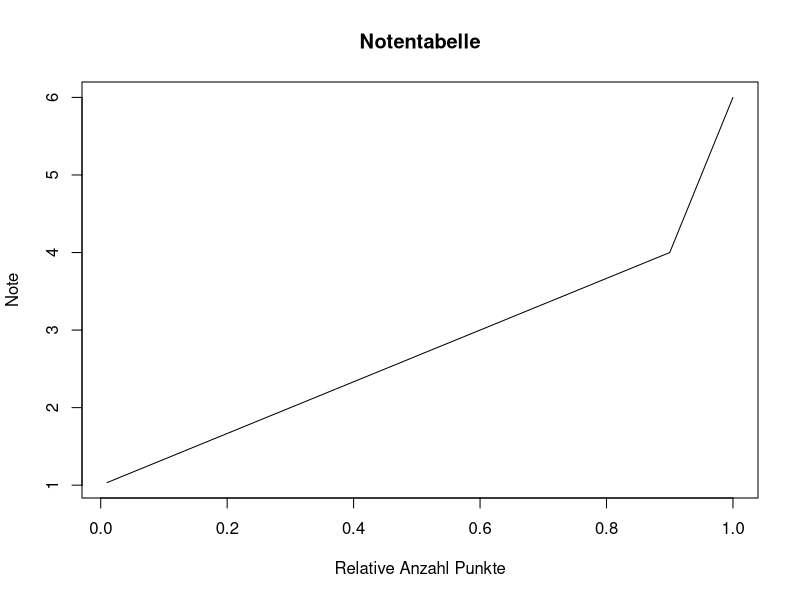
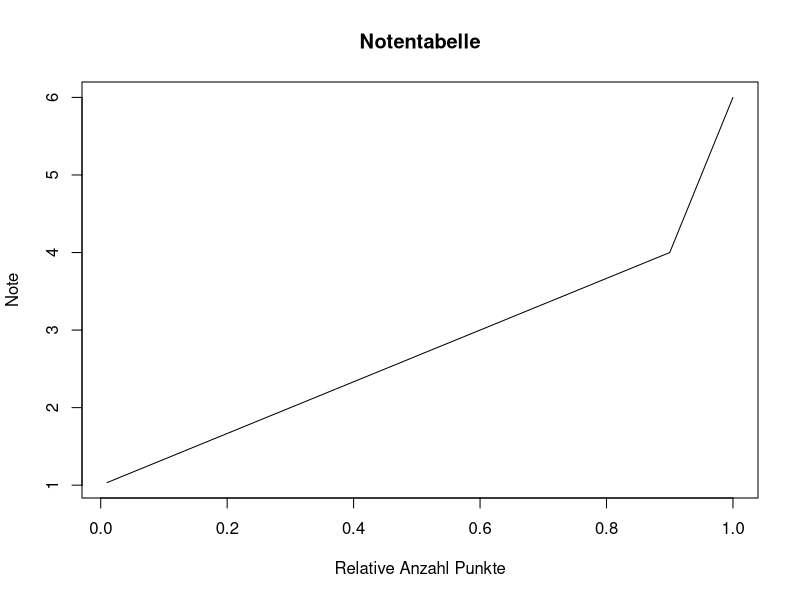

Generate these figures, in order, with R:
notenrechner_split <- function(p, plim) {
  if(p < 0.8) {
    n = (p*3/plim) + 1
  } else {
    n = p*2/(1-plim) + 6 - 2/(1-plim)
  }
  return(n)
}

notenrechner_split <- function(p, plim) {
  n <- numeric(length(p))       
  
  for(i in seq_along(p)) {
    if(p[i] < plim) {
      n[i] <- (p[i] * 3 / plim) + 1
    } else {
      n[i] <- (p[i] * 2 / (1 - plim)) + 6 - (2 / (1 - plim))
    }
  }
  
  return(n)
}

notentabelle <- function(plim) {
  vals <- c(1:100) / 100
  grade <- notenrechner_split(vals, plim)
  df <- data.frame(vals = vals, grade = grade)
  plot(df$vals, df$grade, type = "l",
       xlab = "Relative Anzahl Punkte", 
       ylab = "Note", 
       main = "Notentabelle")
  plot_obj <- recordPlot()
  return(list(
    data = df,
    plot = plot_obj
  ))
}

notentabelle(0.9)

